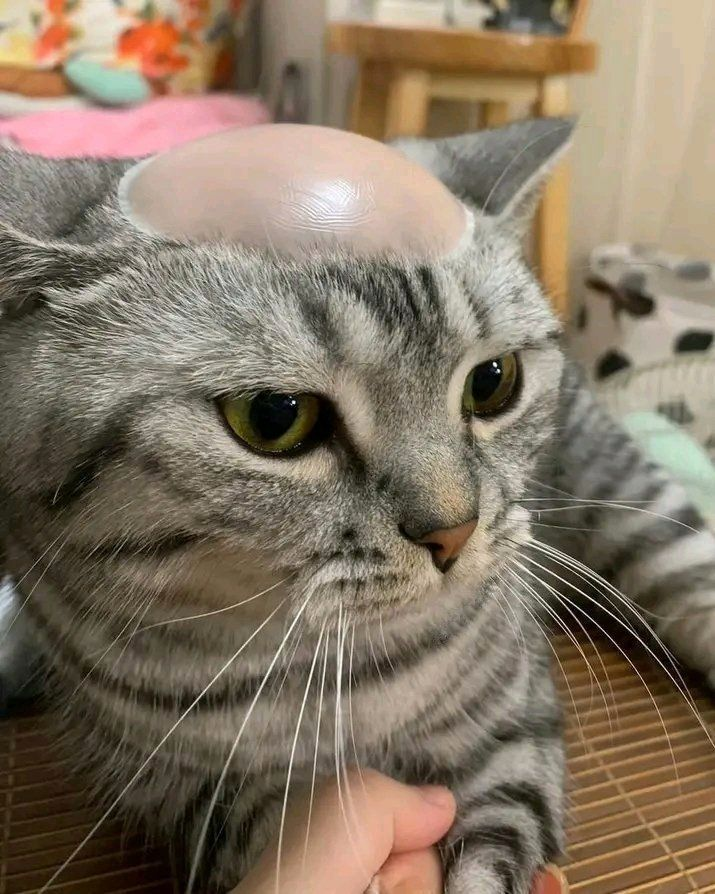
#> input picture Acara_5_6/img/download.jpg, 715 x 894 px, found by its file name
$ python transform.py
#> lines starting #> are read from the running program, lines starting #| are printed output that depends on the picture
from PIL import Image, ImageOps

#load image
image_path = 'Acara_5_6/img/download.jpg'
image = Image.open(image_path)
#> image is the input picture: PIL image 715x894 RGB; mean R, G, B 132.5, 117.9, 99.6

def translate_image(image, x_shift, y_shift):
#> called with x_shift = 50, y_shift = 30
    Width, height, = image.size
#> Width = 715; height = 894
    translation_matrix = (1, 0, x_shift, 0, 1, y_shift)
    translated_image = image.transform((Width, height), Image.AFFINE, translation_matrix)
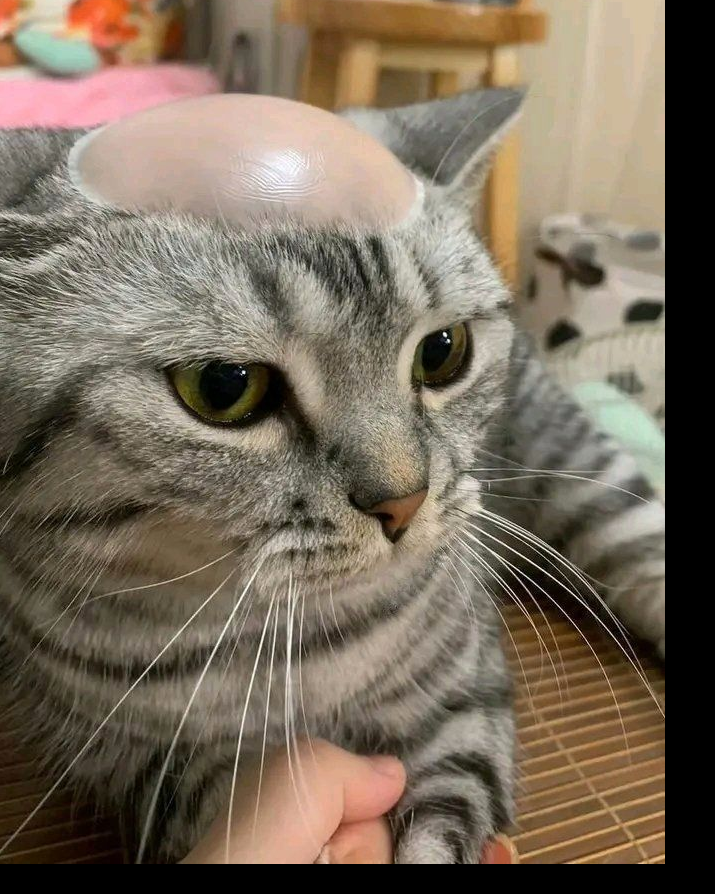
#> translated_image: PIL image 715x894 RGB; mean R, G, B 120.1, 107.1, 90.6
    return translated_image

# 2. Rotasi (Rotation)
def rotate_image(image, angle):
#> called with angle = 90
    rotated_image = image.rotate (angle, expand=True)
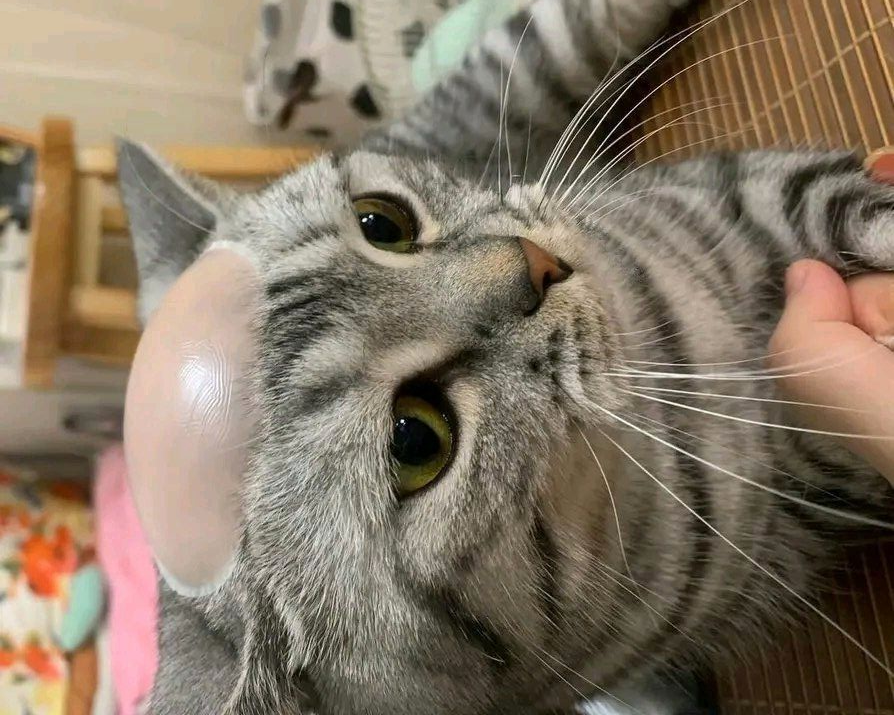
#> rotated_image: PIL image 894x715 RGB; mean R, G, B 132.5, 117.9, 99.6
    return rotated_image

# 3. Flipping (Refleksi)
def flip_image(image, mode='horizontal'):
#> called with mode = 'horizontal'
    if mode == 'horizontal':
        flipped_image = ImageOps.mirror(image)
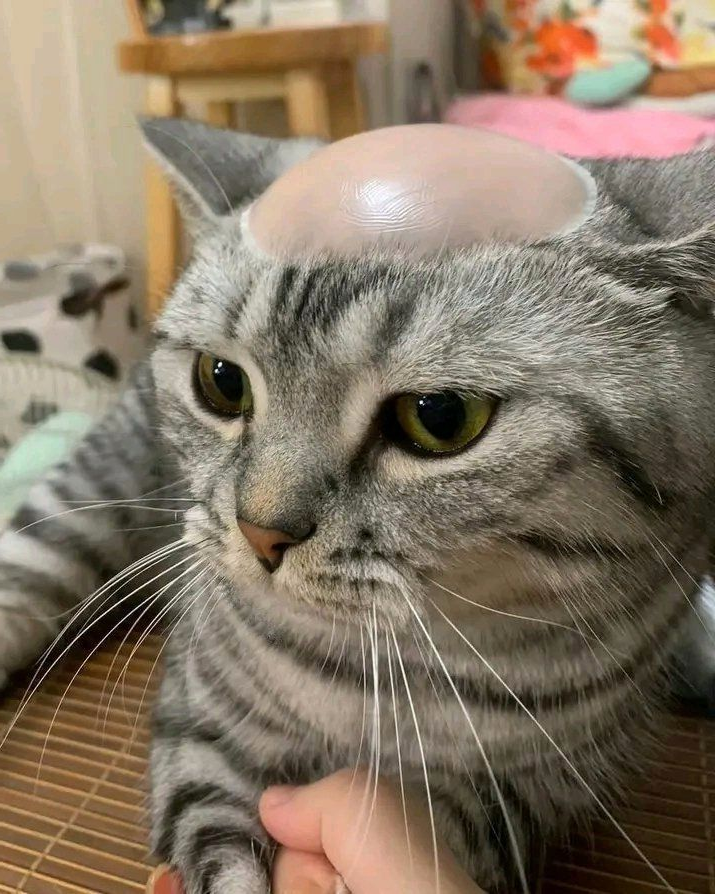
#> flipped_image: PIL image 715x894 RGB; mean R, G, B 132.5, 117.9, 99.6
    elif mode == 'vertical':
        flipped_image = ImageOps.flip(image)
    return flipped_image

# 4. Zooming (Scaling)
def zoom_image(image, zoom_factor):
#> called with zoom_factor = 1.5
    width, height = image.size
#> width = 715; height = 894
    zoomed_image = image.resize((int(width * zoom_factor), int (height * zoom_factor)))
    # ambil bagian tengah dengan ukuran asli
    left = (zoomed_image.width - width) // 2
#> left = 178
    top = (zoomed_image.height - height) // 2
#> top = 223
    right = left + width
#> right = 893
    bottom = top + height
#> bottom = 1117
    return zoomed_image.crop((left, top, right, bottom))
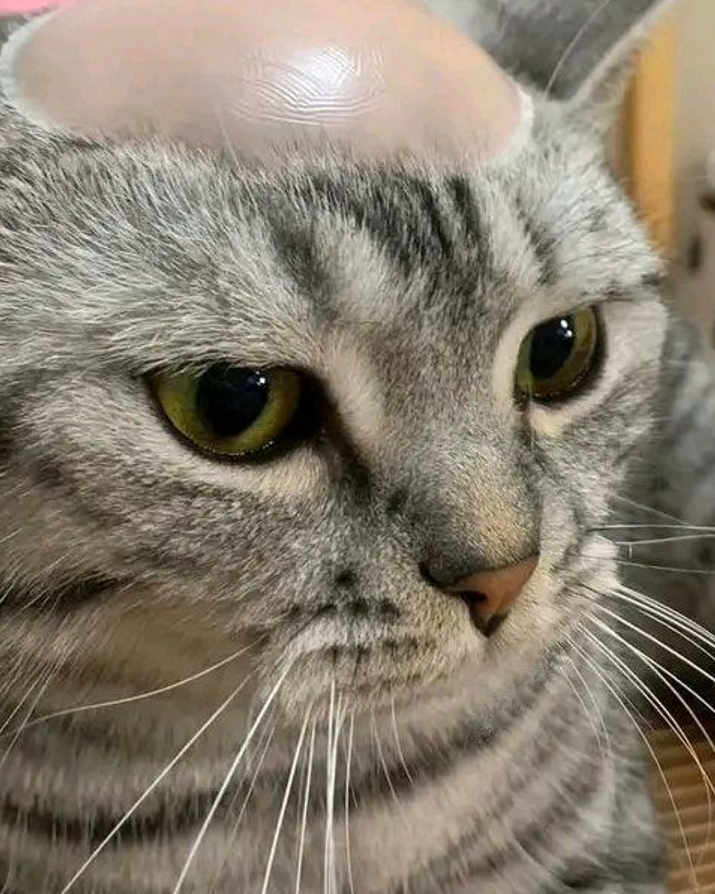
#> returned value: PIL image 715x894 RGB; mean R, G, B 135.3, 125.9, 110.4
    # return zoomed_image

# Contoh Penggunaan:
# Translasi gambar sejauh 50 piksel ke kanan dan
translated = translate_image(image, 50, 30)

# Rotasi gambar sebesar 90 derajat
rotated = rotate_image(image, 90)

# Flipping gambar secara horizontal
flipped_horizontal = flip_image(image, 'horizontal')

# Zooming gambar dengan faktor s
zoomed = zoom_image(image, 1.5)

# Menyimpan hasil transformasi
translated.save('Acara_5_6/img/output/translated_image.jpg')
rotated.save('Acara_5_6/img/output/rotated_image.jpg')
flipped_horizontal.save('Acara_5_6/img/output/flipped_horizontal_image.jpg')
zoomed.save('Acara_5_6/img/output/zoomed_image.jpg')

$ run again, with Acara_5_6/img/perguruaninggi.jpg copied over Acara_5_6/img/download.jpg
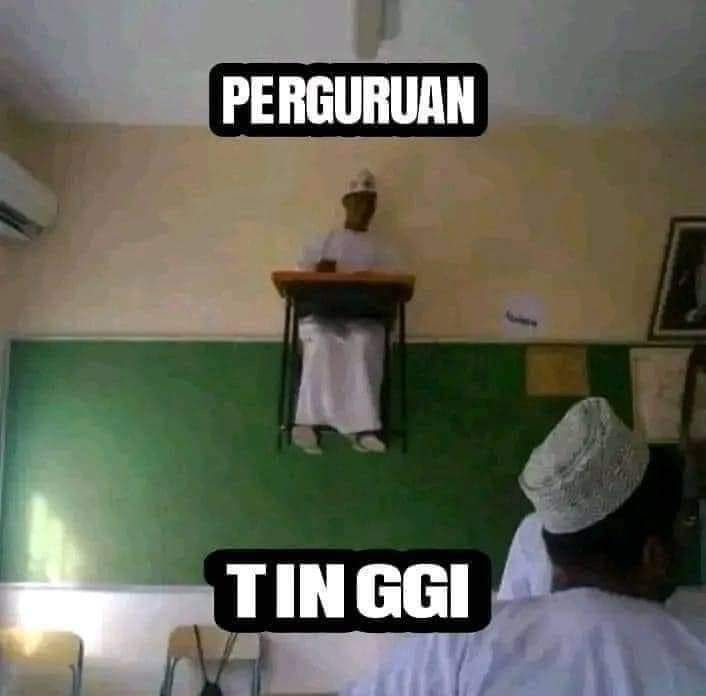
#> input picture Acara_5_6/img/perguruaninggi.jpg, 706 x 696 px, found by its file name
#> image is the input picture: PIL image 706x696 RGB; mean R, G, B 102.9, 104, 90.6
#> in flip_image, `flipped_image = ImageOps.mirror(image)`:
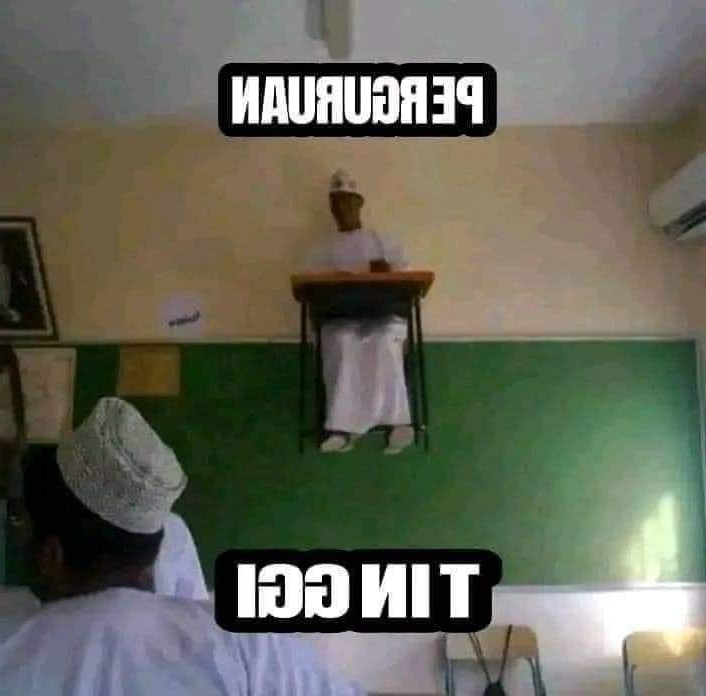
#> flipped_image: PIL image 706x696 RGB; mean R, G, B 102.9, 104, 90.6
#> in zoom_image, `return zoomed_image.crop((left, top, right, bottom))`:
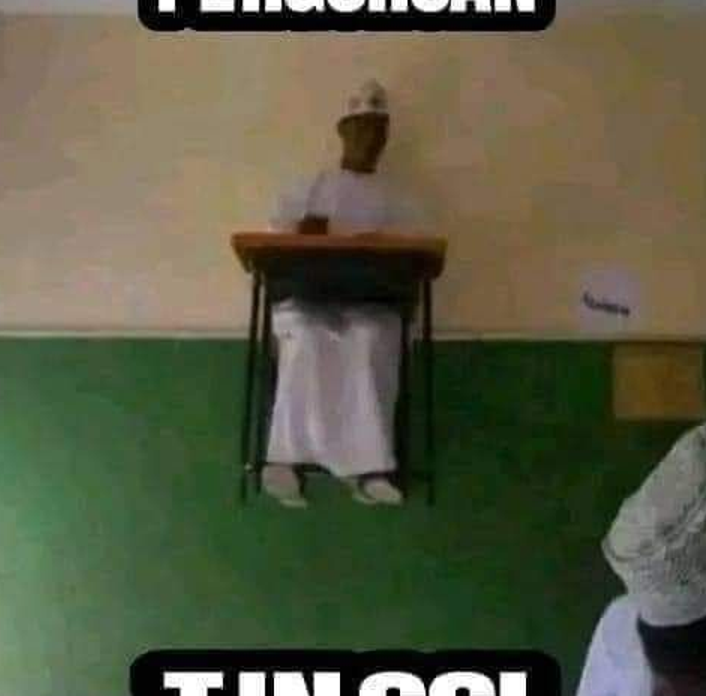
#> returned value: PIL image 706x696 RGB; mean R, G, B 90, 91.5, 68.5
